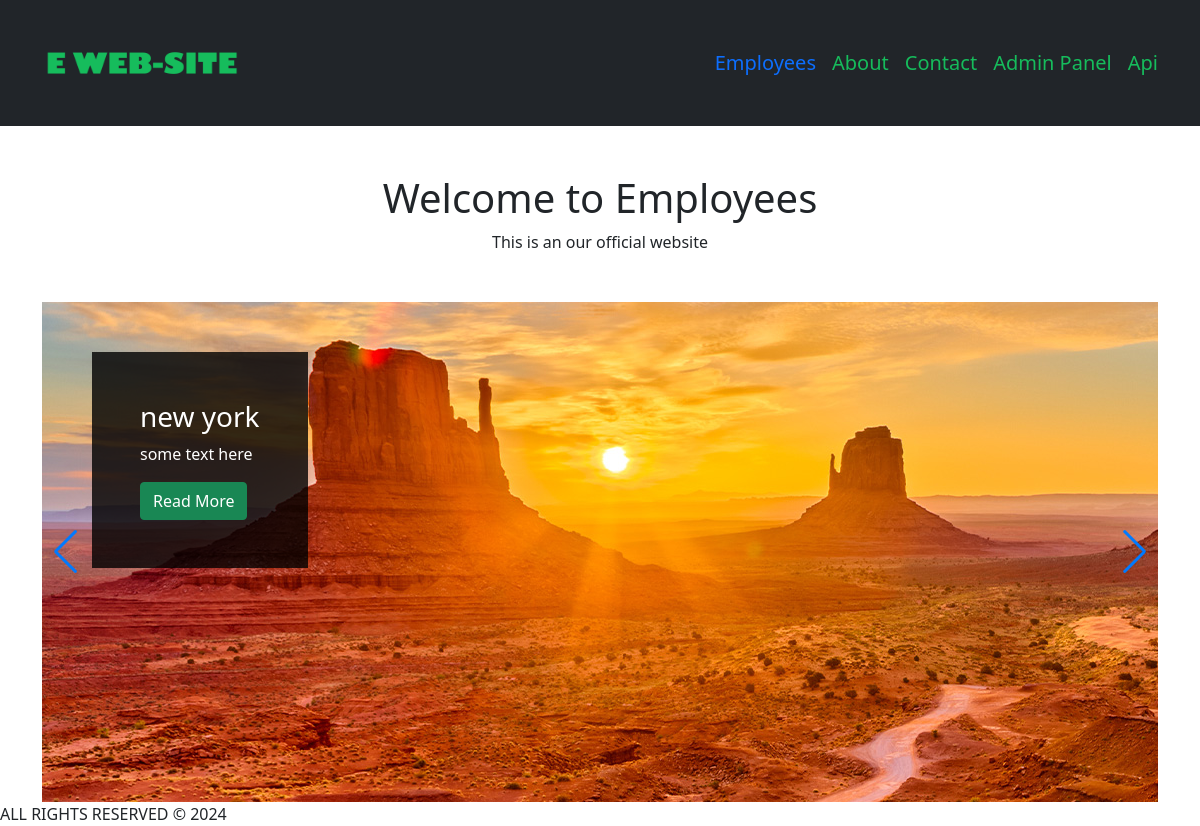
The page / on the database its author committed.
### employees/models.py (models this page shows, shortened)
class Slider(models.Model):
    img = models.ImageField(upload_to="slider")
    title = models.CharField(max_length=255)
    descr = models.TextField(max_length=400)
    link = models.URLField(null=True, blank=True)
    class Metta:
        verbose_name = "slider"
        verbose_name_plural ="sliders"

### employees/views.py (the view)
# urls.py: path("", views.index, name="index"),
def index(request):
    slides = Slider.objects.all()
    seo = SEO.objects.filter(tag="home")
    og = OG.objects.filter(tag="home")
    return render(request,"home.html", {
        "slides":slides,
        "seo": seo,
        "og": og
    })

### employees/templates/home.html (shortened to what this page needs)
{% extends "base.html" %}
{% load i18n %}
{% block home_template %}
  <div class="mt-5 text-center">
       <h1>Welcome to Employees</h1>
       <P>This is an our official website</P>
 </div>
 <div class="mt-5">
  <div class="swiper mySwiper">
  <div class="swiper-wrapper">
    {% for slide in slides %}
      <div class="swiper-slide position-static">
        <div
          class="slider-conten position-absolute p-5"
          style="
            max-width: 400px;
            background: rgba(0, 0, 0, 0.8);
            color: #fff;
            top: 50px;
            left: 50px;
          "
        >
          <h3>{{slide.title}}</h3>
          <p>{{slide.descr}}</p>
          {% if slide.link  %}
            <a class="btn btn-success" href="{{slide.link}}">Read More</a>
          {% endif %}
        </div>
        <img src="{{slide.img.url}}" alt="{{slide.title}}">
      </div>
    {% endfor %}
  </div>
  <div class="swiper-button-next"></div>
  <div class="swiper-button-prev"></div>
</div>
</div>
{% endblock %}

### rows shown on the page
Slider: title "new york", descr "some text here", img (picture)
